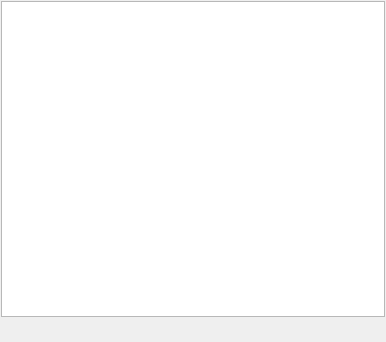
<?xml version="1.0" encoding="UTF-8"?>
<ui version="4.0">
 <class>SAFigureLayoutWidget</class>
 <widget class="QWidget" name="SAFigureLayoutWidget">
  <property name="geometry">
   <rect>
    <x>0</x>
    <y>0</y>
    <width>386</width>
    <height>342</height>
   </rect>
  </property>
  <property name="windowTitle">
   <string>Figure Layout</string>
  </property>
  <layout class="QVBoxLayout" name="verticalLayout">
   <property name="spacing">
    <number>1</number>
   </property>
   <property name="leftMargin">
    <number>1</number>
   </property>
   <property name="topMargin">
    <number>1</number>
   </property>
   <property name="rightMargin">
    <number>1</number>
   </property>
   <property name="bottomMargin">
    <number>1</number>
   </property>
   <item>
    <widget class="QTableView" name="tableView"/>
   </item>
   <item>
    <layout class="QHBoxLayout" name="horizontalLayout">
     <item>
      <widget class="QToolButton" name="toolButtonDelete">
       <property name="text">
        <string/>
       </property>
       <property name="icon">
        <iconset resource="../icons.qrc">
         <normaloff>:/icons/icons/delete.png</normaloff>:/icons/icons/delete.png</iconset>
       </property>
       <property name="autoRaise">
        <bool>true</bool>
       </property>
      </widget>
     </item>
     <item>
      <spacer name="horizontalSpacer">
       <property name="orientation">
        <enum>Qt::Horizontal</enum>
       </property>
       <property name="sizeHint" stdset="0">
        <size>
         <width>40</width>
         <height>20</height>
        </size>
       </property>
      </spacer>
     </item>
    </layout>
   </item>
  </layout>
 </widget>
 <resources>
  <include location="../icons.qrc"/>
 </resources>
 <connections/>
</ui>
